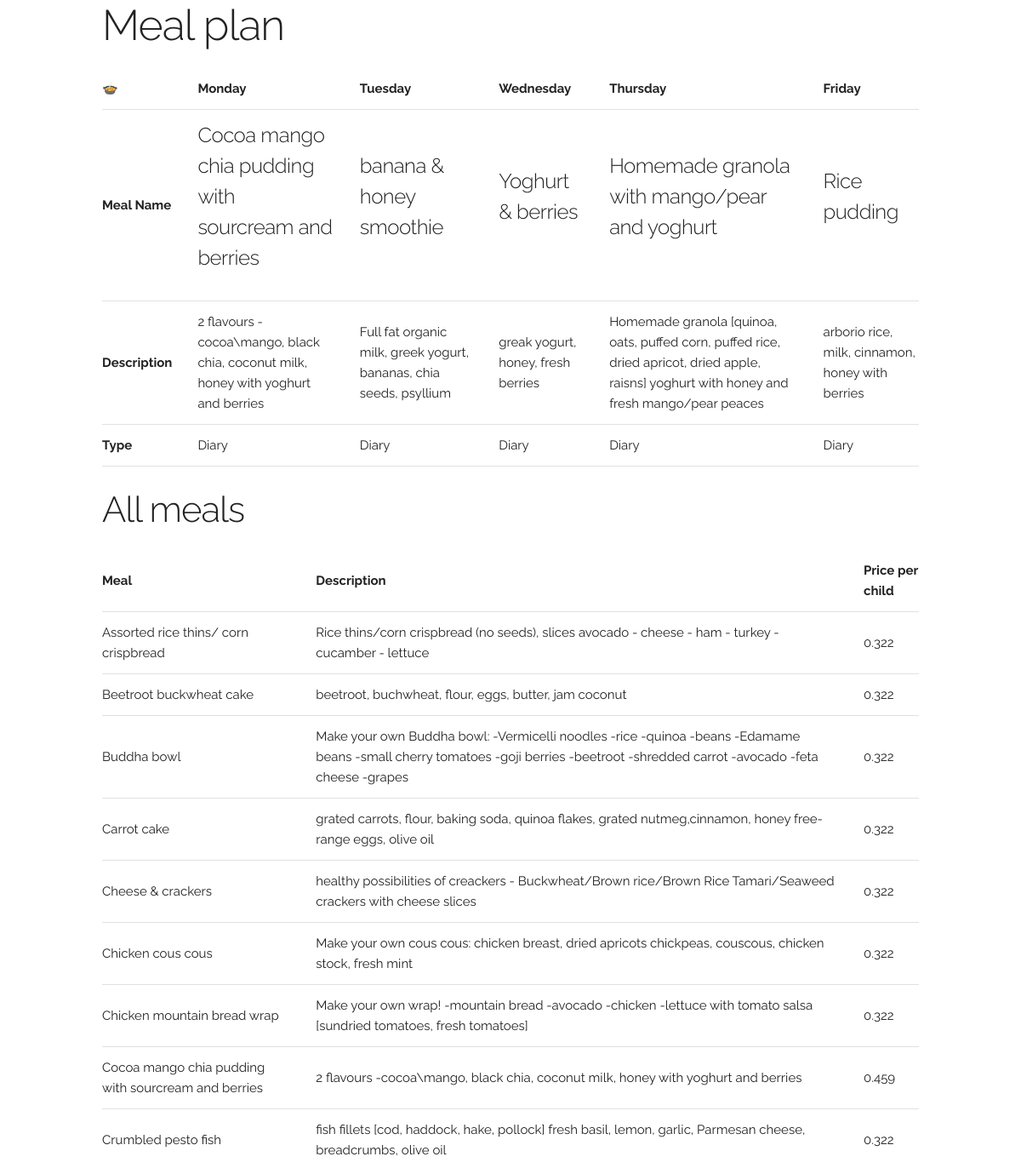
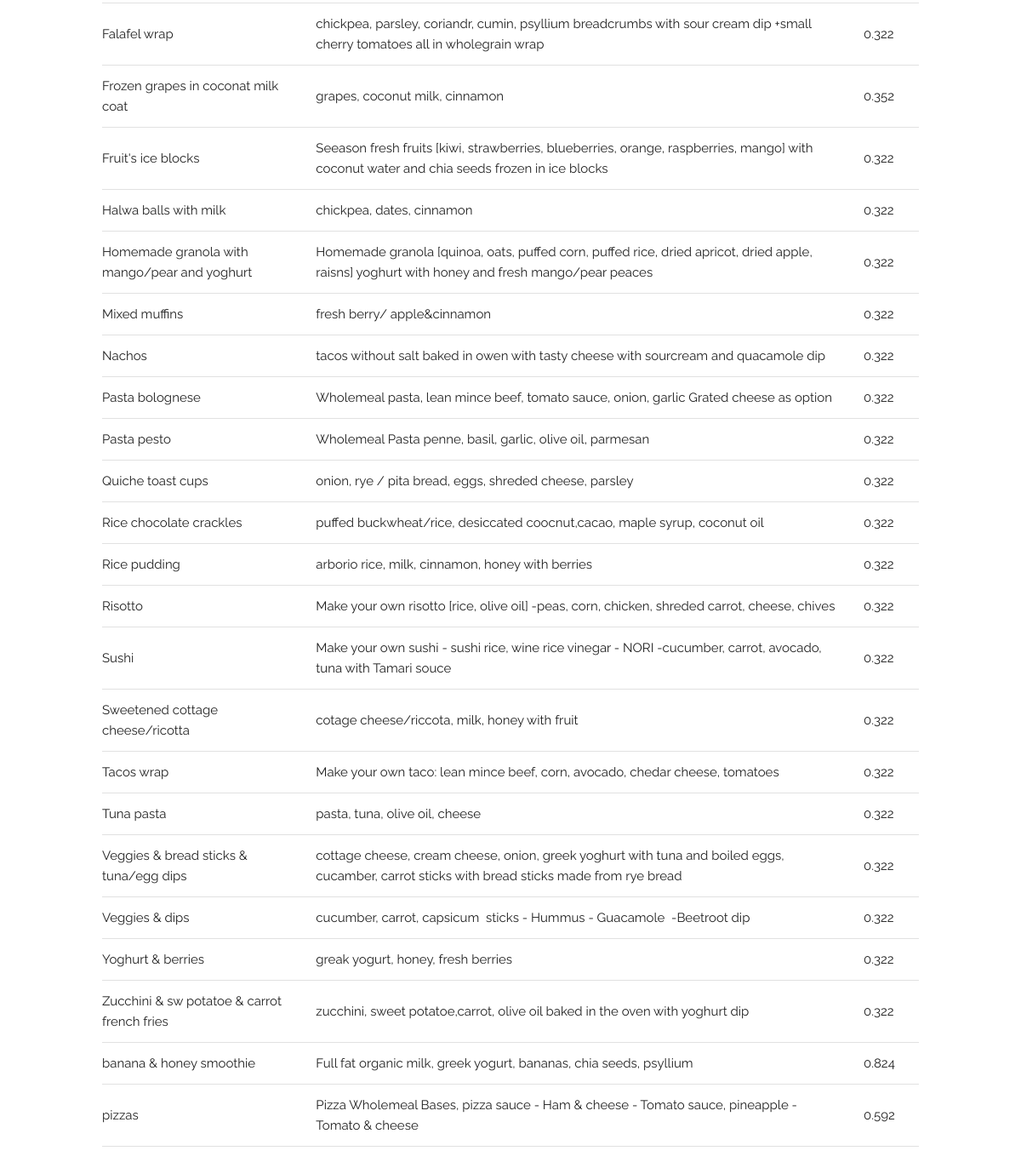
The page / on the database its author committed (2 pictures, top to bottom).
### food/models.py (models this page shows, shortened)
class Meal(models.Model):
    name = models.CharField(max_length=100)
    ingredients = models.ManyToManyField(Ingredient, through='IngredientInMeal', related_name='ingredients')
    childCount = models.IntegerField(default=130)
    description = models.CharField(max_length=255, blank=True)
    ingredient_import = models.CharField(max_length=255, blank=True)
    coeliac = models.CharField(max_length=250, blank=True)
    vegetarian = models.CharField(max_length=250, blank=True)
    vegan = models.CharField(max_length=250, blank=True)
    milk_intolerant = models.CharField(max_length=250, blank=True)
    group = models.ForeignKey(MealGroup, on_delete=models.CASCADE)
    @property
    def price_total(self):
        veggies_price = 10
        try:
            veggies_price = Side.objects.get(name='Veggies').price
        except ObjectDoesNotExist:
            print("Using default value for veggies = {}", veggies_price)
        tea_price = 20
        try:
            tea_price = Side.objects.get(name='Late afternoon tea').price
        except ObjectDoesNotExist:
            print("Using default value for late afternoon tea = {}", tea_price)
        total = veggies_price + tea_price
        for ing in self.ingredients.all():
            iim = IngredientInMeal.objects.get(ingredient=ing, meal=self)
            total += ing.price * iim.amount
        return round(total, 3)
    @property
    def price_per_child(self):
        return round(self.price_total / self.childCount, 3)
    class Meta:
        ordering = ['name']

class MealGroup(models.Model):
    name = models.CharField(max_length=100)
    def __str__(self):
        return self.name

class Side(models.Model):
    name = models.CharField(max_length=200, unique=True)
    price = models.FloatField()

class Ingredient(models.Model):
    name = models.CharField(max_length=100)
    price = models.FloatField()
    package = models.CharField(max_length=100)
    group = models.ForeignKey(IngredientGroup, on_delete=models.CASCADE)
    supplier = models.ForeignKey(Supplier, on_delete=models.CASCADE)
    url = models.CharField(max_length=250, blank=True)
    brand = models.CharField(max_length=100, blank=True)
    purpose = models.CharField(max_length=100, blank=True)
    class Meta:
        ordering = ['name']

class IngredientInMeal(models.Model):
    ingredient = models.ForeignKey(Ingredient, on_delete=models.CASCADE)
    meal = models.ForeignKey(Meal, on_delete=models.CASCADE)
    amount = models.IntegerField()

### food/views.py (the view)
# urls.py: url(r'^', views.index, name='index'),
def index(request):
    meals = Meal.objects.all()
    template = loader.get_template('food/index.html')
    context = {
        'meals': meals,
        'mon_meal': meals.get(id=1),
        'tue_meal': meals.get(id=2),
        'wed_meal': meals.get(id=3),
        'thu_meal': meals.get(id=4),
        'fri_meal': meals.get(id=5),
    }
    return HttpResponse(template.render(context, request))

### food/templates/food/index.html
{% extends "./layout.html" %}
{% block content %}
    <div class="container">
        <h1>Meal plan</h1>
        <div class="row">
            <table>
                <thead>
                <tr>
                    <th>🍲</th>
                    <th>Monday</th>
                    <th>Tuesday</th>
                    <th>Wednesday</th>
                    <th>Thursday</th>
                    <th>Friday</th>
                </tr>
                </thead>
                <tbody>
                <tr>
                    <td><strong>Meal Name</strong></td>
                    <td><h5>{{ mon_meal.name }}</h5></td>
                    <td><h5>{{ tue_meal.name }}</h5></td>
                    <td><h5>{{ wed_meal.name }}</h5></td>
                    <td><h5>{{ thu_meal.name }}</h5></td>
                    <td><h5>{{ fri_meal.name }}</h5></td>
                </tr>
                <tr>
                    <td><strong>Description</strong></td>
                    <td>{{ mon_meal.description }}</td>
                    <td>{{ tue_meal.description }}</td>
                    <td>{{ wed_meal.description }}</td>
                    <td>{{ thu_meal.description }}</td>
                    <td>{{ fri_meal.description }}</td>
                </tr>
                <tr>
                    <td><strong>Type</strong></td>
                    <td>{{ mon_meal.group }}</td>
                    <td>{{ tue_meal.group }}</td>
                    <td>{{ wed_meal.group }}</td>
                    <td>{{ thu_meal.group }}</td>
                    <td>{{ fri_meal.group }}</td>
                </tr>
                </tbody>
            </table>
        </div>
        <h2>All meals</h2>
        <div class="row">
            <table>
                <thead>
                <tr>
                    <th>Meal</th>
                    <th>Description</th>
                    <th>Price per child</th>
                </tr>
                </thead>
                <tbody>
                {% for meal in meals %}
                    <tr>
                        <td>{{ meal.name }}</td>
                        <td>{{ meal.description }}</td>
                        <td>{{ meal.price_per_child }}</td>
                    </tr>
                {% endfor %}
                </tbody>
            </table>
        </div>
    </div>
{% endblock content %}

### food/templates/food/layout.html (shortened to what this page needs)
{% load static %}
<!DOCTYPE html>
<html lang="en">
<head>
    <link rel="stylesheet" type="text/css" href="{% static 'css/normalize.css' %}"/>
    <link rel="stylesheet" type="text/css" href="{% static 'css/skeleton.css' %}"/>
</head>
<body>
{% block content %}{% endblock content %}
</body>
</html>

### food/static/css/skeleton.css (style rules this page uses)
.container { position: relative; width: 100%; max-width: 960px; margin: 0 auto; padding: 0 20px; box-sizing: border-box; }
@media (min-width: 400px) { .container { width: 85%; padding: 0; } }
@media (min-width: 550px) { .container { width: 80%; } }
html { font-size: 62.5%; }
body { font-size: 1.5em; line-height: 1.6; font-weight: 400; font-family: "Raleway", "HelveticaNeue", "Helvetica Neue", Helvetica, Arial, sans-serif; color: #222; }
h1, h2, h3, h4, h5, h6 { margin-top: 0; margin-bottom: 2rem; font-weight: 300; }
h1 { font-size: 4.0rem; line-height: 1.2; letter-spacing: -.1rem; }
h2 { font-size: 3.6rem; line-height: 1.25; letter-spacing: -.1rem; }
h5 { font-size: 1.8rem; line-height: 1.5; letter-spacing: -.05rem; }
@media (min-width: 550px) { h1 { font-size: 5.0rem; } }
@media (min-width: 550px) { h2 { font-size: 4.2rem; } }
@media (min-width: 550px) { h5 { font-size: 2.4rem; } }
th, td { padding: 12px 15px; text-align: left; border-bottom: 1px solid #E1E1E1; }
th:first-child, td:first-child { padding-left: 0; }
th:last-child, td:last-child { padding-right: 0; }
pre, blockquote, dl, figure, table, p, ul, ol, form { margin-bottom: 2.5rem; }
.container:after, .row:after, .u-cf { content: ""; display: table; clear: both; }

### rows shown on the page
Meal: name "Cocoa mango chia pudding with sourcream and berries", description "2 flavours -cocoa\\mango, black chia, coconut milk, honey with yoghurt and berries", group "Diary", price_per_child "0.459"
Meal: name "banana & honey smoothie", description "Full fat organic milk, greek yogurt, bananas, chia seeds, psyllium", group "Diary", price_per_child "0.824"
Meal: name "Yoghurt & berries", description "greak yogurt, honey, fresh berries", group "Diary", price_per_child "0.322"
Meal: name "Homemade granola with mango/pear and yoghurt", description "Homemade granola [quinoa, oats, puffed corn, puffed rice, dried apricot, dried apple, raisns] yoghurt with honey and fresh mango/pear peaces", group "Diary", price_per_child "0.322"
Meal: name "Rice pudding", description "arborio rice, milk, cinnamon, honey with berries", group "Diary", price_per_child "0.322"
Meal: name "Assorted rice thins/ corn crispbread", description "Rice thins/corn crispbread (no seeds), slices avocado - cheese - ham - turkey - cucamber - lettuce", price_per_child "0.322"
Meal: name "Beetroot buckwheat cake", description "beetroot, buchwheat, flour, eggs, butter, jam coconut", price_per_child "0.322"
Meal: name "Buddha bowl", description "Make your own Buddha bowl: -Vermicelli noodles -rice -quinoa -beans -Edamame beans -small cherry tomatoes -goji berries -beetroot -shredded carrot -avocado -feta cheese -grapes", price_per_child "0.322"
Meal: name "Carrot cake", description "grated carrots, flour, baking soda, quinoa flakes, grated nutmeg,cinnamon, honey free-range eggs, olive oil", price_per_child "0.322"
Meal: name "Cheese & crackers", description "healthy possibilities of creackers - Buckwheat/Brown rice/Brown Rice Tamari/Seaweed crackers with cheese slices", price_per_child "0.322"
Meal: name "Chicken cous cous", description "Make your own cous cous: chicken breast, dried apricots chickpeas, couscous, chicken stock, fresh mint", price_per_child "0.322"
Meal: name "Chicken mountain bread wrap", description "Make your own wrap! -mountain bread -avocado -chicken -lettuce with tomato salsa [sundried tomatoes, fresh tomatoes]", price_per_child "0.322"
Meal: name "Crumbled pesto fish", description "fish fillets [cod, haddock, hake, pollock] fresh basil, lemon, garlic, Parmesan cheese, breadcrumbs, olive oil", price_per_child "0.322"
Meal: name "Falafel wrap", description "chickpea, parsley, coriandr, cumin, psyllium breadcrumbs with sour cream dip +small cherry tomatoes all in wholegrain wrap", price_per_child "0.322"
Meal: name "Frozen grapes in coconat milk coat", description "grapes, coconut milk, cinnamon", price_per_child "0.352"
Meal: name "Fruit's ice blocks", description "Seeason fresh fruits [kiwi, strawberries, blueberries, orange, raspberries, mango] with coconut water and chia seeds frozen in ice blocks", price_per_child "0.322"
Meal: name "Halwa balls with milk", description "chickpea, dates, cinnamon", price_per_child "0.322"
Meal: name "Mixed muffins", description "fresh berry/ apple&cinnamon", price_per_child "0.322"
Meal: name "Nachos", description "tacos without salt baked in owen with tasty cheese with sourcream and quacamole dip", price_per_child "0.322"
Meal: name "Pasta bolognese", description "Wholemeal pasta, lean mince beef, tomato sauce, onion, garlic Grated cheese as option", price_per_child "0.322"
Meal: name "Pasta pesto", description "Wholemeal Pasta penne, basil, garlic, olive oil, parmesan", price_per_child "0.322"
Meal: name "Quiche toast cups", description "onion, rye / pita bread, eggs, shreded cheese, parsley", price_per_child "0.322"
Meal: name "Rice chocolate crackles", description "puffed buckwheat/rice, desiccated coocnut,cacao, maple syrup, coconut oil", price_per_child "0.322"
Meal: name "Risotto", description "Make your own risotto [rice, olive oil] -peas, corn, chicken, shreded carrot, cheese, chives", price_per_child "0.322"
Meal: name "Sushi", description "Make your own sushi - sushi rice, wine rice vinegar - NORI -cucumber, carrot, avocado, tuna with Tamari souce", price_per_child "0.322"
Meal: name "Sweetened cottage cheese/ricotta", description "cotage cheese/riccota, milk, honey with fruit", price_per_child "0.322"
Meal: name "Tacos wrap", description "Make your own taco: lean mince beef, corn, avocado, chedar cheese, tomatoes", price_per_child "0.322"
Meal: name "Tuna pasta", description "pasta, tuna, olive oil, cheese", price_per_child "0.322"
Meal: name "Veggies & bread sticks & tuna/egg dips", description "cottage cheese, cream cheese, onion, greek yoghurt with tuna and boiled eggs, cucamber, carrot sticks with bread sticks made from rye bread", price_per_child "0.322"
Meal: name "Veggies & dips", description "cucumber, carrot, capsicum sticks - Hummus - Guacamole -Beetroot dip", price_per_child "0.322"
Meal: name "Zucchini & sw potatoe & carrot french fries", description "zucchini, sweet potatoe,carrot, olive oil baked in the oven with yoghurt dip", price_per_child "0.322"
Meal: name "pizzas", description "Pizza Wholemeal Bases, pizza sauce - Ham & cheese - Tomato sauce, pineapple - Tomato & cheese", price_per_child "0.592"
